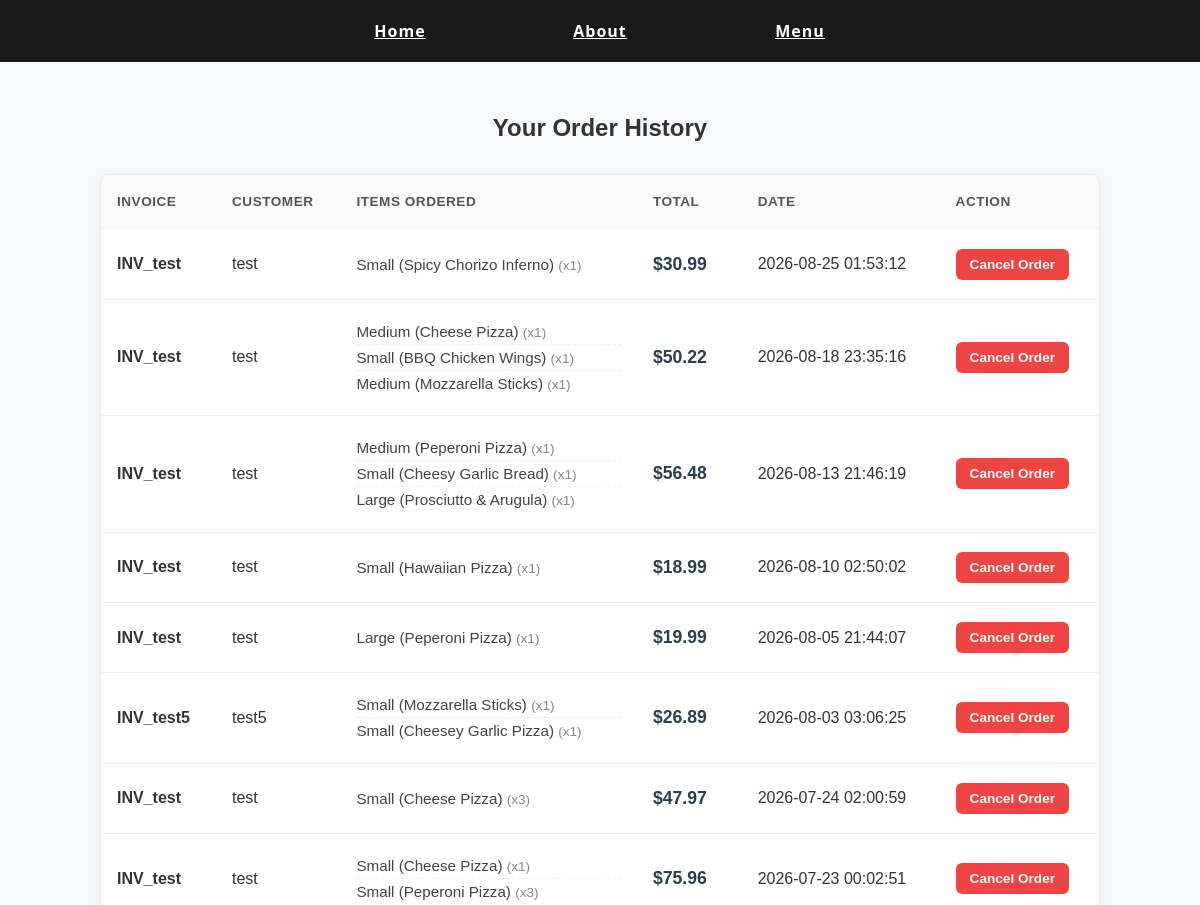
The page /order_history (upper part) on the database as committed earlier.
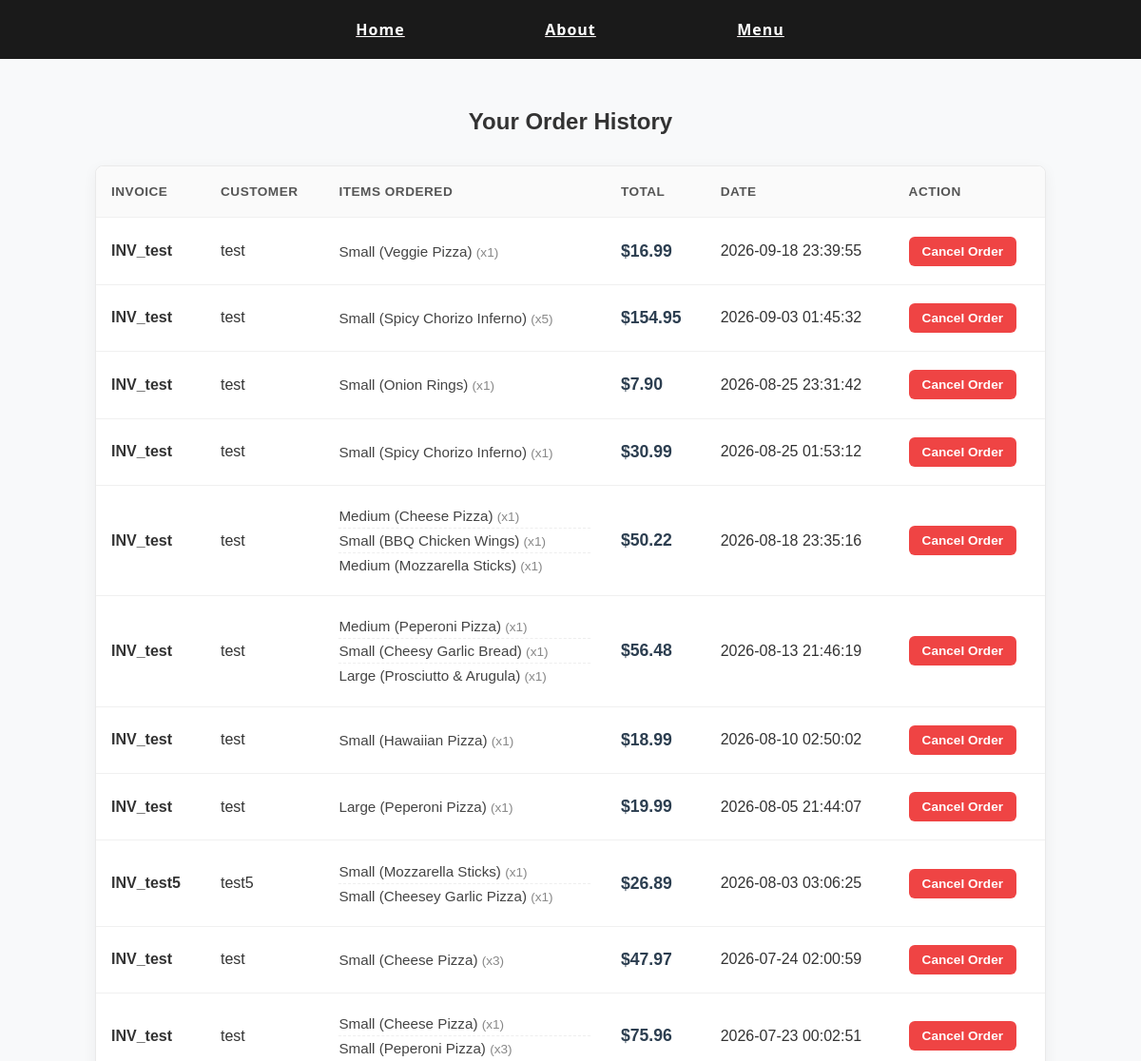
The same page on the database as committed later.
### tables this page shows
CREATE TABLE order_items (
            id INTEGER PRIMARY KEY AUTOINCREMENT,
            order_id INTEGER,
            item_name TEXT,
            size TEXT,
            quantity INTEGER,
            FOREIGN KEY(order_id) REFERENCES orders(id)
        );

CREATE TABLE orders (
            id INTEGER PRIMARY KEY AUTOINCREMENT,
            customer_name TEXT,
            contact TEXT,
            order_type TEXT,
            address TEXT,
            total REAL,
            order_date TIMESTAMP DEFAULT CURRENT_TIMESTAMP
        );

### app.py (the view)
@app.route('/order_history')
def order_history():
    conn = sqlite3.connect('dream_pizza.db')
    conn.row_factory = sqlite3.Row
    c = conn.cursor()
    c.execute('''
        SELECT orders.id, orders.customer_name, orders.total, orders.order_date,
               order_items.item_name, order_items.size, order_items.quantity
        FROM orders
        JOIN order_items ON orders.id = order_items.order_id
        ORDER BY orders.order_date DESC
    ''')
    rows = c.fetchall()
    conn.close()
    grouped_orders = {}
    for row in rows:
        order_id = row['id']
        if order_id not in grouped_orders:
            grouped_orders[order_id] = {
                'id': order_id,
                'invoice_number': f"INV_{row['customer_name'].replace(' ', '_')}",
                'customer_name': row['customer_name'],
                'total': row['total'],
                'invoice_date': row['order_date'],
                'items': {}
            }
        item_label = f"{row['size']} ({row['item_name']})"
        grouped_orders[order_id]['items'][item_label] = {'quantity': row['quantity']}
    orders = list(grouped_orders.values())
    conn.close()
    return render_template('order_history.html', orders=orders)

### templates/order_history.html (shortened to what this page needs)
{% extends "template.html" %}
{% block content %}
    <div class="order-history-container">
        <h2 class="order-history-title">Your Order History</h2>
        {% if orders %}
            <div class="table-responsive">
                <table class="order-table">
                    <thead>
                        <tr>
                            <th>Invoice</th>
                            <th>Customer</th>
                            <th>Items Ordered</th>
                            <th>Total</th>
                            <th>Date</th>
                            <th>Action</th>
                        </tr>
                    </thead>
                    <tbody>
                        {% for order in orders %}
                            <tr>
                                <td><strong>{{ order['invoice_number'] }}</strong></td>
                                <td>{{ order['customer_name'] }}</td>
                                <td>
                                    <ul class="item-list">
                                        {% for item, details in order['items'].items() %}
                                            <li>{{ item }} <span class="qty-badge">(x{{ details['quantity'] }})</span></li>
                                        {% endfor %}
                                    </ul>
                                </td>
                                <td class="price-tag">${{ '%.2f' % order['total'] }}</td>
                                <td>{{ order['invoice_date'] }}</td>
                                <td>
                                    <form action="{{ url_for('cancel_saved_order', order_id=order['id']) }}" method="post" style="margin: 0;">
                                        <button type="submit" class="cancel-btn" onclick="return confirm('Are you sure you want to cancel this order? This cannot be undone.')">Cancel Order</button>
                                    </form>
                                </td>
                            </tr>
                        {% endfor %}
                    </tbody>
                </table>
            </div>
        {% else %}
            <div class="no-orders">
                <h3>No orders found</h3>
                <p>Looks like you haven't placed any orders yet. <a href="{{ url_for('menu') }}">Check out our menu!</a></p>
            </div>
        {% endif %}
    </div>
{% endblock %}

### templates/template.html (shortened to what this page needs)
<!DOCTYPE html>
<html lang="en">
<head>
    <link rel="stylesheet" href="{{ url_for('static', filename='css/style.css') }}">
</head>
<body>
    <header>
        <nav class="main-links">
            <ul>
                <li><a href="{{ url_for('index') }}"
                    class="{{ 'active' if active_page == 'index' else '' }}">
                    Home</a></li>
                <li><a href="{{ url_for('about') }}"
                    class="{{ 'active' if active_page == 'about' else '' }}">
                    About</a></li>
                <li><a href="{{ url_for('menu') }}"
                    class="{{ 'active' if active_page == 'menu' else '' }}">
                    Menu</a></li>
            </ul>
        </nav>
    </header>
    <main>
        {% block content %}{% endblock %}
    </main>
</body>
</html>

### static/css/style.css (style rules this page uses)
html, body { margin: 0; padding: 0; font-family: 'Segoe UI', Tahoma, Geneva, Verdana, sans-serif; height: 100%; background-color: #f8f9fa; color: #333; }
h1, h2, h3 { color: #1A1A1A; }
.main-links { background-color: #1A1A1A; display: flex; box-sizing: border-box; align-items: center; justify-content: center; }
.main-links ul { display: flex; align-content: center; justify-content: center; margin: 0; padding: 0; height: 100%; width: 100%; max-width: 600px; list-style: none; text-decoration: underline solid #E63946; }
.main-links ul li { display: flex; flex: 1; align-items: center; justify-content: center; }
ul a { color: white; text-decoration: underline solid white; height: 100%; display: block; text-align: center; box-sizing: border-box; white-space: nowrap; flex: 1; padding: 20px 0; font-weight: bold; letter-spacing: 1px; }
main { padding: 20px; max-width: 1200px; margin: 0 auto; }
table { width: 100%; border-collapse: collapse; background: white; border-radius: 8px; overflow: hidden; box-shadow: 0 2px 8px rgba(0,0,0,0.05); }
th, td { padding: 15px; text-align: left; border-bottom: 1px solid #eee; }
th { background-color: #f1f1f1; font-weight: bold; }
button, .home-order-btn { background-color: #E63946; color: white; border: none; padding: 10px 20px; cursor: pointer; border-radius: 4px; font-weight: bold; font-size: 1em; text-decoration: none; display: inline-block; transition: background-color 0.2s; }
.order-history-container { max-width: 1000px; margin: 2rem auto; padding: 0 1rem; font-family: Arial, sans-serif; }
.order-history-title { text-align: center; margin-bottom: 2rem; color: #333; }
.table-responsive { overflow-x: auto; background: #fff; border-radius: 8px; box-shadow: 0 4px 15px rgba(0, 0, 0, 0.05); border: 1px solid #eaeaea; }
.order-table { width: 100%; border-collapse: collapse; min-width: 800px; }
.order-table th, .order-table td { padding: 1.2rem 1rem; text-align: left; vertical-align: middle; border-bottom: 1px solid #f0f0f0; }
.order-table th { background-color: #fafafa; font-weight: 600; color: #555; text-transform: uppercase; font-size: 0.85rem; letter-spacing: 0.5px; }
.item-list { list-style: none; padding: 0; margin: 0; }
.item-list li { padding: 4px 0; font-size: 0.95rem; color: #444; border-bottom: 1px dashed #eee; }
.item-list li:last-child { border-bottom: none; }
.qty-badge { color: #888; font-size: 0.85rem; }
.price-tag { font-weight: 700; color: #2c3e50; font-size: 1.1rem; }
.cancel-btn { background-color: #ef4444; color: white; border: none; padding: 8px 14px; border-radius: 6px; cursor: pointer; font-size: 0.85rem; font-weight: 600; transition: background-color 0.2s ease; }

Rows that differ between the two databases and show on the page:
added order_items: invoice_number "INV_test", customer_name "test", items "Small (Veggie Pizza)", quantity "1", invoice_date "2026-09-18 23:39:55"
added orders: total "16.99"
added order_items: invoice_number "INV_test", customer_name "test", items "Small (Spicy Chorizo Inferno)", quantity "5", invoice_date "2026-09-03 01:45:32"
added orders: total "154.95"
added order_items: invoice_number "INV_test", customer_name "test", items "Small (Onion Rings)", quantity "1", invoice_date "2026-08-25 23:31:42"
added orders: total "7.90"
